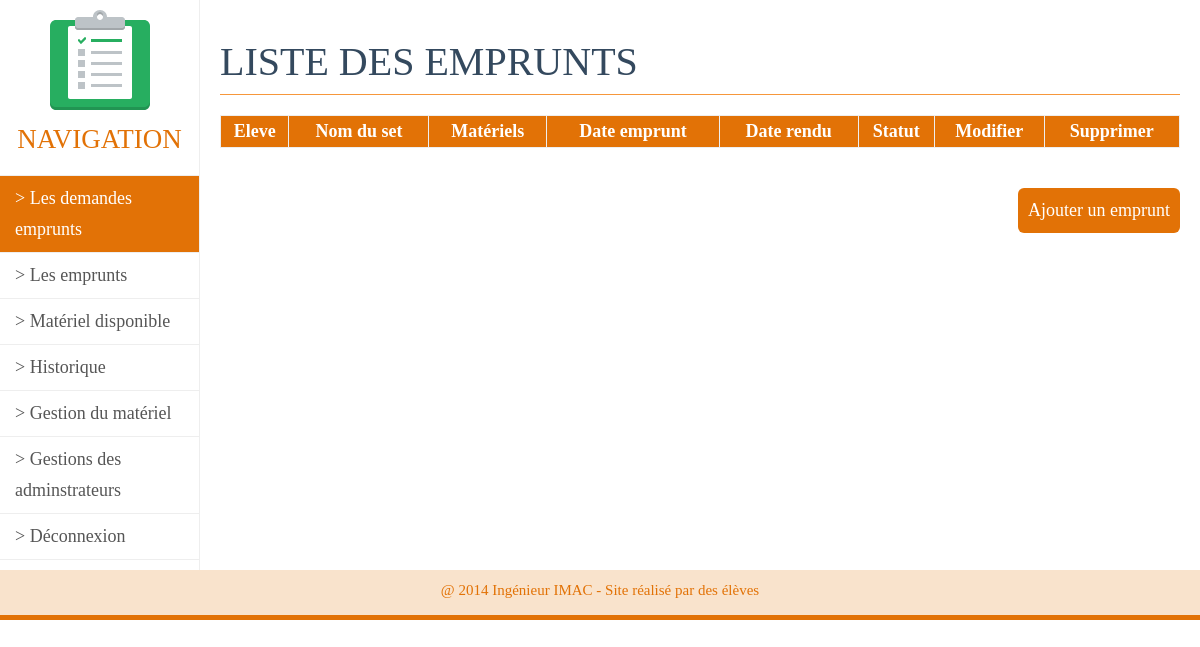
The page /administrator/emprunts.php on the database as committed earlier.
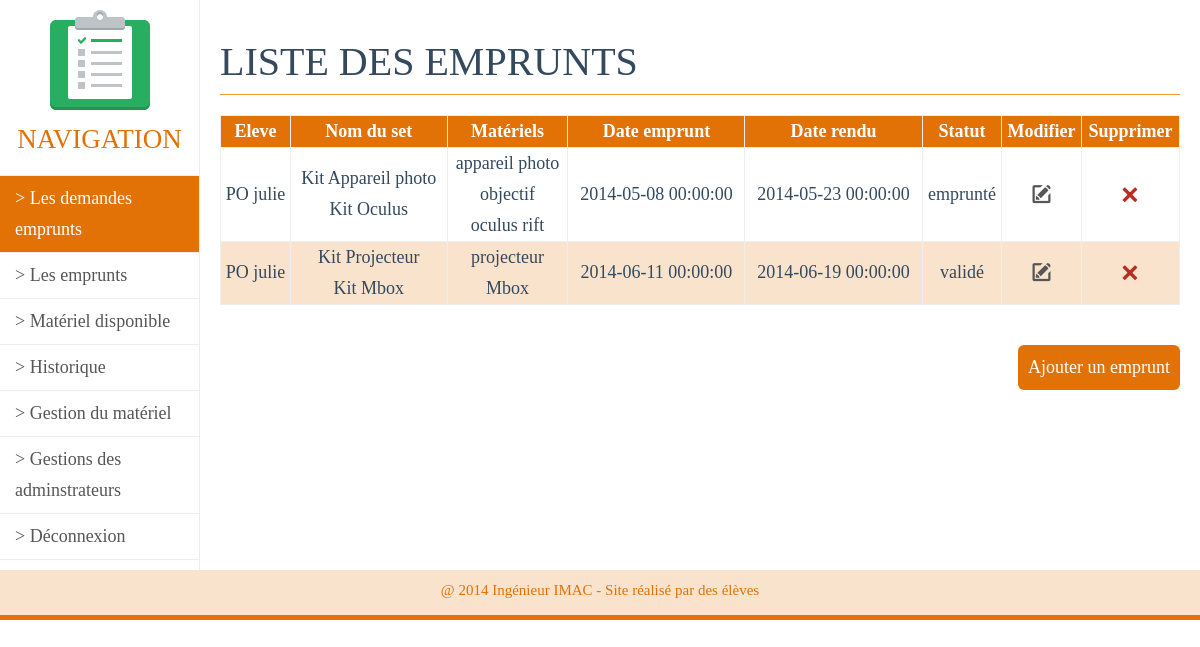
The same page on the database as committed later.
### tables this page shows
CREATE TABLE IF NOT EXISTS `loan` (
  `ID_Loan` int(11) NOT NULL AUTO_INCREMENT,
  `tutor` varchar(32) NOT NULL COMMENT 'Enseignant Responsable',
  `project_name` varchar(32) NOT NULL,
  `loan_date` datetime NOT NULL COMMENT 'date du pret',
  `due_date` datetime NOT NULL COMMENT 'date du rendu',
  `collaborators` text COMMENT 'autres membres',
  `ID_State` int(11) NOT NULL,
  PRIMARY KEY (`ID_Loan`),
  KEY `ID_State` (`ID_State`)
);

CREATE TABLE IF NOT EXISTS `user` (
  `ID_User` int(11) NOT NULL AUTO_INCREMENT,
  `ID_Student` int(11) NOT NULL,
  `login` varchar(16) NOT NULL,
  `lastname` varchar(32) NOT NULL,
  `firstname` varchar(32) NOT NULL,
  `e_mail` varchar(32) NOT NULL,
  `grade` varchar(32) NOT NULL,
  PRIMARY KEY (`ID_User`)
);

CREATE TABLE IF NOT EXISTS `lending` (
  `ID_User` int(11) NOT NULL,
  `ID_Loan` int(11) NOT NULL,
  `ID_Kit` int(11) NOT NULL,
  PRIMARY KEY (`ID_Loan`,`ID_Kit`),
  KEY `ID_User` (`ID_User`,`ID_Loan`,`ID_Kit`),
  KEY `ID_Kit` (`ID_Kit`)
);

CREATE TABLE IF NOT EXISTS `kit` (
  `ID_Kit` int(11) NOT NULL AUTO_INCREMENT,
  `label` varchar(128) NOT NULL,
  `description` text NOT NULL,
  PRIMARY KEY (`ID_Kit`)
);

CREATE TABLE IF NOT EXISTS `item` (
  `ID_item` varchar(32) NOT NULL,
  `label` varchar(128) NOT NULL,
  `description` text NOT NULL,
  `ID_Kit` int(11) NOT NULL,
  `ID_Type` int(11) NOT NULL,
  `brand` enum('Sony','Canon','Nikon','Autre') NOT NULL,
  `model` varchar(64) NOT NULL,
  PRIMARY KEY (`ID_item`),
  KEY `ID_Set` (`ID_Kit`,`ID_Type`),
  KEY `ID_Type` (`ID_Type`)
);

CREATE TABLE IF NOT EXISTS `state` (
  `ID_State` int(11) NOT NULL AUTO_INCREMENT,
  `name_state` varchar(50) NOT NULL,
  PRIMARY KEY (`ID_State`)
);

### all-variables.php (called while the page is built, shortened)
<?php
	function getAllRentNow() {
		$sql = 'SELECT * FROM loan
		WHERE loan.ID_State = 3
		OR loan.ID_State = 1';
    	$result = mysql_query($sql);
    	return $result;
	}
	function getAllInfoRent($id_loan) {
		$sql = 'SELECT * FROM lending
				LEFT JOIN kit ON kit.ID_Kit = lending.ID_Kit
				WHERE lending.ID_Loan = '.$id_loan;
    	$result = mysql_query($sql);
    	return $result;
	}
	function getItemFromKit($id_kit) {
		$sql = 'SELECT * FROM item
				WHERE ID_Kit = '.$id_kit;
    	$result = mysql_query($sql);
    	return $result;
	}
	function getUserByIdLoan($id_loan) {
		$sql = 'SELECT * FROM user
				LEFT JOIN lending ON lending.ID_User = user.ID_User
				LEFT JOIN loan ON lending.ID_Loan = loan.ID_Loan
				WHERE loan.ID_Loan = '.$id_loan;
    	$result = mysql_query($sql);
    	return $result;
	}
	function getNameState($id_state) {
		$sql = 'SELECT name_state FROM state
				WHERE state.ID_State = '.$id_state;
    	$result = mysql_query($sql);
    	$results = mysql_fetch_object($result);
    	return $results;
    }
?>

### administrator/emprunts.php (the view, shortened to what this page needs)
<?php
  include('../all-variables.php');
 ?>
<!DOCTYPE html>
<html lang="en">
  <head>
    <link href="../bootstrap/css/bootstrap.css" rel="stylesheet">
    <link href="../css/flat-ui.css" rel="stylesheet">
    <link href="../css/admin.css" rel="stylesheet">
  </head>
  <body>
    <div class="col-xs-2 column" id="menu">
      <img src="../images/icons/svg/clipboard.svg" alt="Clipboard">
      <h4>Navigation</h4>
      <nav>
        <a href="#" class="actif"> > Les demandes emprunts</a>
        <a href="#"> > Les emprunts </a>
        <a href="#"> > Matériel disponible</a>
        <a href="#"> > Historique</a>
        <a href="#"> > Gestion du matériel</a>
        <a href="#"> > Gestions des adminstrateurs</a>
        <a href="#"> > Déconnexion</a>
      </nav>
    </div>
    <div class="col-xs-10 column" id="content">
      <h3>Liste des emprunts</h3>
      <table>
          <tbody>
              <tr>
                  <th>Eleve</th>
                  <th>Nom du set</th>
                  <th>Matériels</th>
                  <th>Date emprunt</th>
                  <th>Date rendu</th>
                  <th>Statut</th>
                  <th>Modifier</th>
                  <th>Supprimer</th>
              </tr>
              <?php
                $rent = getAllRentNow();
                while($rents = mysql_fetch_object($rent)) {
                  echo "<tr>";
                    $user = getUserByIdLoan($rents-> ID_Loan);
                    $users = $infoRents = mysql_fetch_object($user);
                    echo "<td>".strtoupper ($users-> lastname). " ".($users-> firstname)."</td>";
                    echo "<td>";
                    $allMateriel = "";
                    $infoRent = getAllInfoRent($rents-> ID_Loan);
                    while($infoRents = mysql_fetch_object($infoRent)) {
                      echo "<span>".($infoRents-> label)."</span>";
                      $matos = getItemFromKit($infoRents-> ID_Kit);
                      while($mato = mysql_fetch_object($matos)) {
                        $allMateriel =  $allMateriel."<span>".($mato-> label)."</span>";
                      }
                    }
                    echo "</td>";
                    echo "<td>".$allMateriel."</td>";
                    echo "<td>".($rents-> loan_date)."</td>";
                    echo "<td>".($rents-> due_date)."</td>";
                    $nameState = getNameState($rents-> ID_State);
                    echo "<td>".$nameState-> name_state."</td>";
                    echo '<td><a href="?action=m&id='.($rents-> ID_Loan).'"><span class="fui-new"></span></a></td>';
                    echo '<td><a href="?action=s&id='.($rents-> ID_Loan).'"><span class="fui-cross"></span></a></td>';
                  echo "</tr>";
                }
              ?>
          </tbody>
      </table>
      <a href="emprunt.php" class="button">Ajouter un emprunt</a>
    </div>
    <footer>
      <p>@ 2014 Ingénieur IMAC - Site réalisé par des élèves</p>
    </footer>
  </body>
</html>

### css/admin.css (style rules this page uses)
body { font-family: Dosis; }
.button { padding:7px 10px; color:#fff; background-color:#e27206; border-radius:6px; }
#menu { padding:10px 0px; text-align: center; border-right:1px solid #eee; }
#menu h4 { color:#e27206; font-size:1.5em; text-transform: uppercase; font-weight:normal; }
#menu nav { margin:20px 0px; }
#menu nav a { display:inline-block; float:left; width:100%; padding:7px 0px 7px 15px; color:#565656; text-align: left; border-top:1px solid #eee; border-bottom:1px solid #eee; }
#menu nav a:hover, #menu nav a.actif { background-color:#e27206; color:#fff; }
#menu nav a+a { border-top:0px; }
#content { padding:10px 20px; }
#content h3 { margin-bottom:20px; padding-bottom:10px; text-transform: uppercase; font-weight:normal; border-bottom:1px solid #f6973b; }
#content table { width:100%; margin-bottom:40px; }
#content table tr th { background-color:#e27206; color:#fff; }
#content table tr:nth-child(odd) { background-color:#f9e3cc; }
#content table tr th, #content table tr td { text-align:center; border:1px solid #eee; }
#content table tr td span { display:block; }
#content table tr td span.fui-cross { color:#b92c22; }
#content table tr td span.fui-new { color:#565656; }
#content a.button { float:right; margin-bottom:20px; }
footer { padding:10px 0px 5px 0px; text-align:center; color:#e27206; background-color:#f9e3cc; border-bottom :5px solid #e27206; }

Rows that differ between the two databases and show on the page:
added loan: user.lastname "PO", user.firstname "julie", item.label "appareil photo objectif oculus rift", loan_date "2014-05-08 00:00:00", due_date "2014-05-23 00:00:00", ID_State.name_state "emprunté"
added lending: ID_Kit.label "Kit Appareil photo", shown under "PO"
added lending: ID_Kit.label "Kit Oculus", shown under "PO"
added loan: user.lastname "PO", user.firstname "julie", item.label "projecteur Mbox", loan_date "2014-06-11 00:00:00", due_date "2014-06-19 00:00:00", ID_State.name_state "validé"
added lending: ID_Kit.label "Kit Projecteur", shown under "PO"
added lending: ID_Kit.label "Kit Mbox", shown under "PO"
